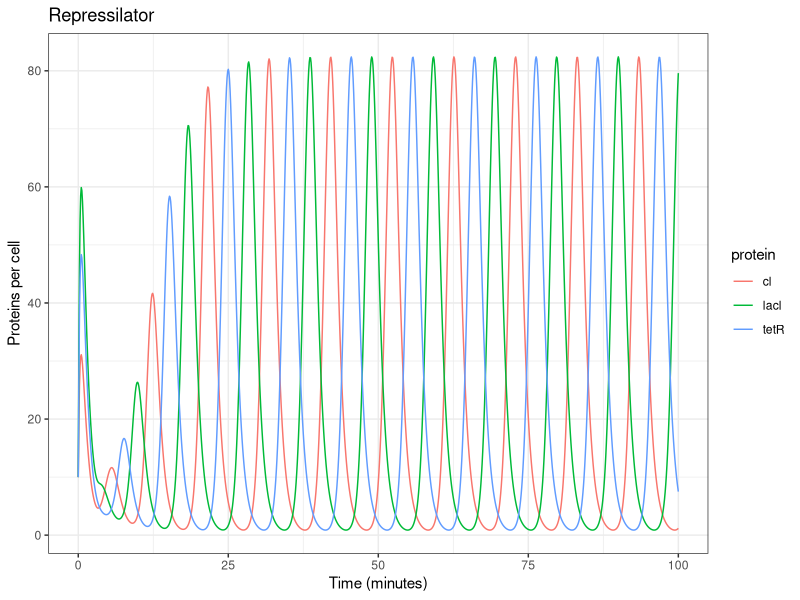

R code for this plot:
# Simulation of the repressilator


library(deSolve)
library(ggplot2)
library(tidyr)

Elowitz <- function(t, state, parameters) {
  with(as.list(c(state, parameters)), {
    dm1 <- alpha0 + alpha / (1 + p3^n) - m1
    dm2 <- alpha0 + alpha / (1 + p1^n) - m2
    dm3 <- alpha0 + alpha / (1 + p2^n) - m3
    dp1 <- -beta * (p1 - m1)
    dp2 <- -beta * (p2 - m2)
    dp3 <- -beta * (p3 - m3)
    list(c(dm1, dm2, dm3, dp1, dp2, dp3))
  })
}

parameters <- c(n = 2.0, alpha0 = 0.2, alpha = 200.0, beta = 3.0)
state      <- c(m1 = 100, m2 = 80, m3 = 50, p1 = 10, p2 = 10, p3 = 10)
times      <- seq(0, 100, by = 0.1)

out <- ode(y = state, times = times, func = Elowitz, parms = parameters)
df <- data.frame(
  time = out[,"time"],
  lacl = out[,"p1"],
  tetR = out[,"p2"],
  cl   = out[,"p3"]
)

plotElowitz <-
  df %>%
  gather("protein", "value", 2:4) %>%
  ggplot(aes(x=time, y=value, group=protein, colour=protein)) +
  geom_line() +
  theme_bw() +
  ggtitle("Repressilator") +
  xlab("Time (minutes)") +
  ylab("Proteins per cell")

plotElowitz
